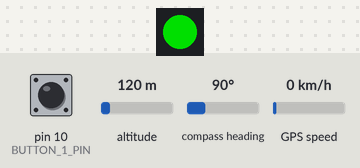
A sketch run on a simulated Arduino Mega 2560, built with avr-gcc and run on an emulated ATmega2560. Parts: 1 RGB LEDs in strip order, left to right. The inputs (shaded band) are chosen by the test bench; at power-on: pin 10 (BUTTON_1_PIN) HIGH, altitude 120 m, compass heading 90°, GPS speed 0 km/h. Dim RGB values are drawn brighter than linear; the GPS gets a fix after 3 s at 37.7749, -122.4194 with 8 satellites; no radio packets arrive unless stated.

Above: at 0.1 s.
At 1.1 s:
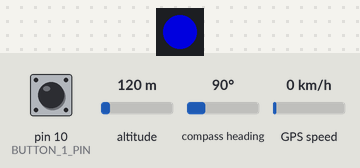
Timing chart, 0 to 4.5 s (numbered marks = the images above):
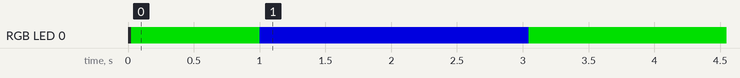

The sketch:

gps_tx.ino
```cpp
#include <SPI.h>
#include "nRF24L01.h"
#include "RF24.h"
#include <TinyGPS++.h>
#include <EasyButton.h>
#include <Adafruit_NeoPixel.h>


#define LED_PIN 12
#define BUTTON_1_PIN 10
bool button1_state = false;
unsigned long time_at_gps;

RF24 radio(A4, A5);
TinyGPSPlus gps;

EasyButton button1(BUTTON_1_PIN, 40, true, false);

Adafruit_NeoPixel led(1, LED_PIN, NEO_GRB + NEO_KHZ800);

const uint64_t pipes[2] = { 0xF0F0F0F0E1LL, 0xF0F0F0F0D2LL };

struct GPS_data {
  float latitude;
  float longitude;
  uint32_t gps_time;
  uint32_t gps_date;
  short speed;
  short course;
  int32_t altitude;
  bool button1 = false;
  bool button2 = false;
  bool button3 = false;
  bool button4 = false;
} gps_data;

void setup(void)
{


  //Serial.begin(115200);
  Serial1.begin(9600);
  radio.begin();
  radio.setPALevel(RF24_PA_LOW); // for testing
  //radio.setPALevel(RF24_PA_MAX);

  radio.enableDynamicPayloads();
  radio.setRetries(5,15);

  radio.openWritingPipe(pipes[0]);
  radio.openReadingPipe(1,pipes[1]);

  //radio.printDetails();

  led.begin();
  led.show();
  led.setBrightness(200);

  pinMode(BUTTON_1_PIN,INPUT_PULLUP);
  button1.onPressed(buttonPressed);
  button1.onSequence(2, 500, sequenceEllapsed);
  button1.enableInterrupt(buttonISR);
  button1.read();
}

void loop(void)
{
  while (Serial1.available() > 0) gps.encode(Serial1.read());
  if (gps.location.isUpdated())
  {
    gps_data.latitude = gps.location.lat();
    gps_data.longitude = gps.location.lng();
    gps_data.gps_time = gps.time.value();
    gps_data.gps_date = gps.date.value();
    gps_data.speed = (short)gps.speed.mph();
    gps_data.course = (short)gps.course.value();
    gps_data.altitude = gps.altitude.value();
    gps_data.button1 = button1_state;
//    Serial.print(gps.time.value());
//    Serial.print("  ");
//    Serial.println(gps_data.gps_time);
//    Serial.println(sizeof(GPS_data));
    radio.write( &gps_data, sizeof(GPS_data) );
    time_at_gps = millis();
  }

  if ((millis() - time_at_gps) > 1000) led.setPixelColor(0, led.Color(0, 0, 200));
  else {
    if (button1_state) led.setPixelColor(0, led.Color(200, 0, 0));
    else led.setPixelColor(0, led.Color(0, 200, 0));
  }
  led.show();
}


void buttonPressed()
{
  button1_state = !button1_state;
}

void sequenceEllapsed()
{
  Serial.println("Double click");
}

void buttonISR()
{
  button1.read();
}
```

Measured:
- by itself, RGB LED 0: off → RGB(0, 157, 0) at 0.03 s, → RGB(0, 0, 157) 0.98 s later, → RGB(0, 157, 0) 2.0 s later
